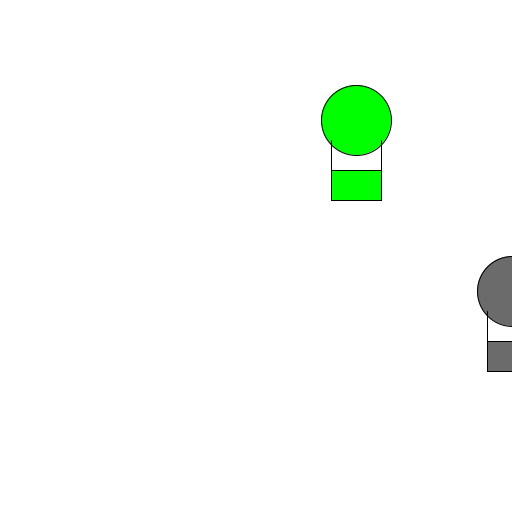
Frame 1 (no input)
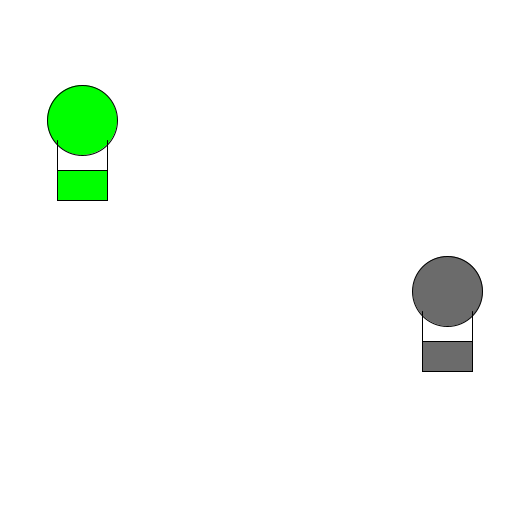
Frame 60 (the mouse pressed at the canvas centre just before this capture)
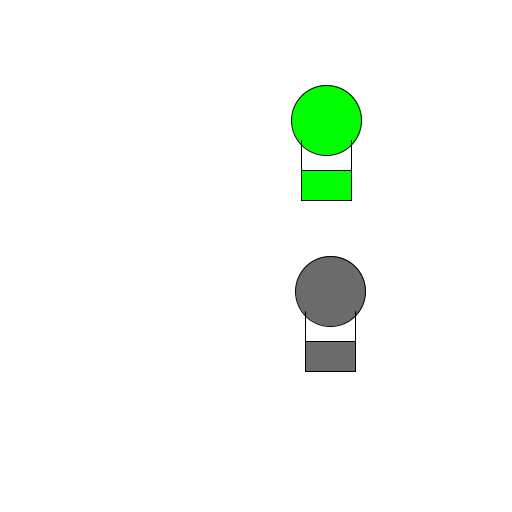
Frame 120 (the mouse held since frame 60 and released just before this capture)

The Processing sketch that drew these frames (run headless with seeded random() and noise(); from frame 60 on, the mouse is pressed at the canvas centre):

// Processing sketch: es1
// ── es1.pde
Mongolfiera m;
MongolfieraM M;

void setup(){
  size(512,512);
  m = new Mongolfiera();
  M = new MongolfieraM();
}

void draw(){
  background(255);
  m.run();
  M.run();
}

void keyPressed(){
 if(key == 'r' || key == 'R'){
  setup(); 
 }
}

// ── Mongolfiera.pde
class Mongolfiera{
  
 float posx, posy, velx, w, h, d;
 
 Mongolfiera(){
  posx = random(width);
  posy = height/3;
  velx = random(2,10);
  w = 50;
  h = 30;
  d = 70;
 }
 
 void display(){
   fill(0,255,0);
   rect(posx,posy,w,h);
   ellipse(posx+w/2,posy-50,d,d);
   line(posx,posy,posx,posy-h);
   line(posx+w,posy,posx+w,posy-h);
 }
 
 void move(){
   posx += velx;
   if(posx >= width){
    posx = 0; 
   }
 }
 
 void run(){
  display();
  move();
 }
 
}

// ── MongolfieraM.pde
class MongolfieraM extends Mongolfiera{
 
  color c = color(random(125));
  float vx = velx/2;
  
  MongolfieraM(){
   super(); 
   super.velx = velx/2;
   super.posy = 2*height/3;
  }
  
   void display(){
   fill(c);
   rect(posx,posy,w,h);
   ellipse(posx+w/2,posy-50,d,d);
   line(posx,posy,posx,posy-h);
   line(posx+w,posy,posx+w,posy-h);
 }
 
 void move(){
   posx += velx;
   if(posx >= width || posx <= 0){
    velx *= -1; 
   }
 }
 
 void run(){
  display();
  move();
 }
  
  
}
